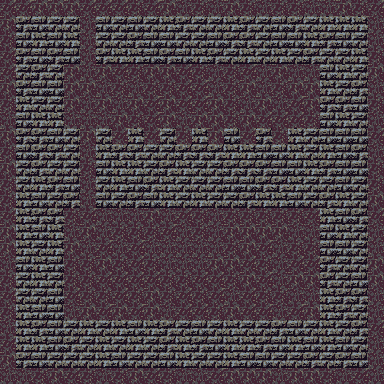

Below is a game level as drawn by its tile map, then a one-line description and the .tmx file that defines it, in full:
An orthogonal 24x24 tile map with 16x16 px tiles, 1 tile layer (tile) and 51 objects.

<map version="1.0" tiledversion="1.1.2" orientation="orthogonal" renderorder="right-down" width="24" height="24" tilewidth="16" tileheight="16" infinite="0" nextobjectid="74">
 <tileset firstgid="1" source="tileset.tsx" />
 <layer name="tile" width="24" height="24">
  <data encoding="csv">
8,8,9,9,9,8,8,8,7,8,9,6,7,6,9,7,6,7,7,6,6,9,7,8,
9,4,5,2,2,6,5,2,5,2,3,4,2,2,3,4,2,5,4,2,3,3,3,6,
7,5,3,5,3,6,2,2,4,5,5,2,2,5,4,4,2,5,5,3,4,5,2,6,
8,4,5,4,5,6,4,3,3,5,4,5,3,4,2,3,2,3,2,4,2,2,3,7,
8,2,4,2,9,6,9,8,7,9,9,8,7,6,7,8,6,9,6,6,5,3,2,9,
9,4,5,5,9,9,6,7,6,7,7,8,8,6,7,9,6,7,9,9,3,2,4,6,
7,3,2,2,9,6,9,6,9,8,9,8,8,9,7,6,9,6,8,9,4,4,5,7,
6,5,3,3,6,6,6,9,7,8,9,6,9,9,7,9,8,8,8,7,5,3,2,6,
9,4,4,5,2,9,2,8,3,8,2,7,3,9,5,8,4,7,3,2,5,5,5,8,
7,5,4,4,2,6,3,4,4,2,2,4,4,4,3,3,5,5,3,2,3,5,4,6,
9,2,4,2,2,7,5,3,3,2,4,3,2,2,4,4,4,5,5,3,4,5,5,7,
7,2,3,4,5,6,2,3,5,4,3,2,2,2,5,5,4,4,3,2,2,5,2,7,
7,3,5,2,4,6,5,2,4,5,3,2,3,2,2,4,3,3,5,2,4,3,2,9,
8,3,4,4,7,8,6,6,6,9,6,8,7,6,7,7,7,7,7,8,3,5,4,8,
9,3,5,3,6,9,6,7,7,7,8,6,7,6,9,9,9,9,6,6,5,3,2,6,
9,3,2,3,9,6,8,6,8,6,6,6,6,6,7,9,8,6,7,7,5,5,2,6,
6,5,3,5,7,7,9,7,8,7,6,6,6,9,9,8,7,6,8,8,4,2,2,9,
7,2,3,2,7,7,8,8,8,8,7,7,8,8,7,9,8,6,9,9,4,2,5,9,
8,2,2,5,8,7,7,8,7,9,7,8,7,8,6,8,7,7,6,6,3,4,4,6,
7,3,5,5,6,9,8,9,8,9,6,8,8,7,9,8,8,6,8,9,3,4,2,6,
6,3,4,5,2,3,2,3,5,3,4,2,5,2,3,2,2,4,5,2,3,2,4,8,
8,3,3,5,4,2,3,2,3,2,4,3,4,5,3,3,4,5,3,5,3,5,2,6,
9,4,5,2,2,2,3,5,2,2,5,3,2,2,3,5,5,2,2,4,2,4,5,6,
6,6,7,9,8,7,6,7,9,8,7,6,6,8,9,9,9,6,9,9,7,6,8,6
</data>
 </layer>
 <objectgroup name="furniture">
  <object id="1" gid="10" x="80" y="48" width="16" height="16" />
  <object id="2" gid="49" x="112" y="96" width="16" height="16">
   <properties>
    <property name="activationtarget" value="[[5,11]]" />
    <property name="useractivationtext" value="You hear a grinding sound as you pull the lever." />
   </properties>
  </object>
  <object id="3" gid="49" x="144" y="96" width="16" height="16">
   <properties>
    <property name="activationtarget" value="[[5,8],[5,3]]" />
    <property name="useractivationtext" value="You pull the lever. Huge stone blocks drop from the ceiling blocking all doorways in the room!" />
   </properties>
  </object>
  <object id="4" gid="49" x="176" y="96" width="16" height="16">
   <properties>
    <property name="activationtarget" value="[[5,8],[5,3]]" />
    <property name="useractivationtext" value="You pull the lever. Huge stone blocks drop from the ceiling blocking all doorways in the room!" />
   </properties>
  </object>
  <object id="5" gid="49" x="208" y="96" width="16" height="16">
   <properties>
    <property name="activationtarget" value="[[5,10]]" />
    <property name="useractivationtext" value="You hear a grinding sound as you pull the lever." />
   </properties>
  </object>
  <object id="6" gid="49" x="240" y="96" width="16" height="16">
   <properties>
    <property name="activationtarget" value="[[5,8],[5,3]]" />
    <property name="useractivationtext" value="You pull the lever. Huge stone blocks drop from the ceiling blocking all doorways in the room!" />
   </properties>
  </object>
  <object id="9" gid="49" x="272" y="96" width="16" height="16">
   <properties>
    <property name="activationtarget" value="[[5,9]]" />
    <property name="useractivationtext" value="You hear a grinding sound as you pull the lever." />
   </properties>
  </object>
  <object id="23" gid="52" x="96" y="240" width="16" height="16" />
  <object id="24" gid="52" x="96" y="304" width="16" height="16" />
  <object id="26" gid="52" x="144" y="240" width="16" height="16" />
  <object id="27" gid="52" x="144" y="304" width="16" height="16" />
  <object id="28" gid="52" x="192" y="240" width="16" height="16" />
  <object id="29" gid="52" x="192" y="304" width="16" height="16" />
  <object id="30" gid="52" x="240" y="240" width="16" height="16" />
  <object id="31" gid="52" x="240" y="304" width="16" height="16" />
  <object id="32" gid="52" x="288" y="240" width="16" height="16" />
  <object id="33" gid="52" x="288" y="304" width="16" height="16" />
  <object id="34" gid="54" x="304" y="272" width="16" height="16">
   <properties>
    <property name="description" value="A tomb of Sir Arthur Grimwin. You don't recognize the name." />
   </properties>
  </object>
  <object id="37" gid="53" x="112" y="144" width="16" height="16">
   <properties>
    <property name="description" value="Statue of a rabbit." />
   </properties>
  </object>
  <object id="38" gid="53" x="144" y="144" width="16" height="16">
   <properties>
    <property name="description" value="Statue of a wolf." />
   </properties>
  </object>
  <object id="40" gid="53" x="208" y="144" width="16" height="16">
   <properties>
    <property name="description" value="Statue of a iguana." />
   </properties>
  </object>
  <object id="41" gid="53" x="240" y="144" width="16" height="16">
   <properties>
    <property name="description" value="Statue of a mouse." />
   </properties>
  </object>
  <object id="42" gid="53" x="272" y="144" width="16" height="16">
   <properties>
    <property name="description" value="Statue of a armadillo." />
   </properties>
  </object>
  <object id="43" gid="53" x="304" y="96" width="16" height="16" />
  <object id="44" gid="12" x="80" y="160" width="16" height="16" />
  <object id="45" gid="12" x="80" y="176" width="16" height="16" />
  <object id="46" gid="12" x="80" y="192" width="16" height="16" />
  <object id="47" gid="73" x="64" y="112" width="16" height="16" />
  <object id="48" gid="73" x="240" y="80" width="16" height="16" />
  <object id="49" gid="74" x="64" y="240" width="16" height="16" />
  <object id="50" gid="74" x="112" y="320" width="16" height="16" />
  <object id="51" gid="74" x="128" y="320" width="16" height="16" />
  <object id="52" gid="74" x="160" y="320" width="16" height="16" />
  <object id="53" gid="74" x="176" y="320" width="16" height="16" />
  <object id="54" gid="74" x="208" y="320" width="16" height="16" />
  <object id="55" gid="74" x="224" y="320" width="16" height="16" />
  <object id="56" gid="74" x="256" y="320" width="16" height="16" />
  <object id="57" gid="74" x="272" y="320" width="16" height="16" />
  <object id="58" gid="74" x="112" y="224" width="16" height="16" />
  <object id="59" gid="74" x="128" y="224" width="16" height="16" />
  <object id="60" gid="74" x="160" y="224" width="16" height="16" />
  <object id="61" gid="74" x="176" y="224" width="16" height="16" />
  <object id="62" gid="74" x="208" y="224" width="16" height="16" />
  <object id="63" gid="74" x="224" y="224" width="16" height="16" />
  <object id="64" gid="74" x="256" y="224" width="16" height="16" />
  <object id="65" gid="74" x="272" y="224" width="16" height="16" />
  <object id="67" gid="75" x="176" y="144" width="16" height="16">
   <properties>
    <property name="description" value="Destroyed statue." />
   </properties>
  </object>
  <object id="68" gid="69" x="64" y="256" width="16" height="16" />
  <object id="69" gid="69" x="64" y="288" width="16" height="16" />
  <object id="71" gid="6" x="80" y="144" width="16" height="16">
   <properties>
    <property name="activation" value="wall" />
    <property name="description" value="There are strange scrapings on the walls." />
   </properties>
  </object>
  <object id="72" gid="7" x="80" y="64" width="16" height="16">
   <properties>
    <property name="activation" value="wall" />
    <property name="description" value="There are strange scrapings on the walls." />
   </properties>
  </object>
 </objectgroup>
 <objectgroup name="description" />
</map>
